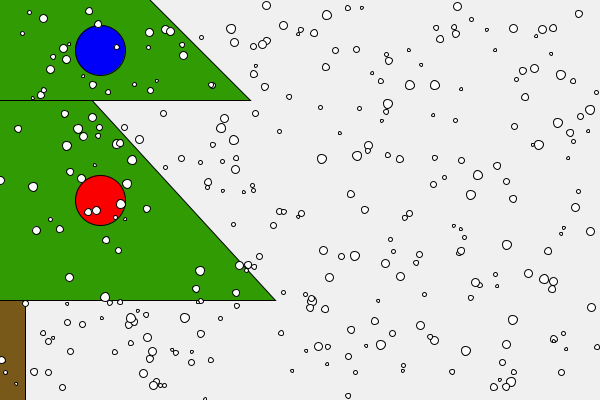
Frame 1 (no input)
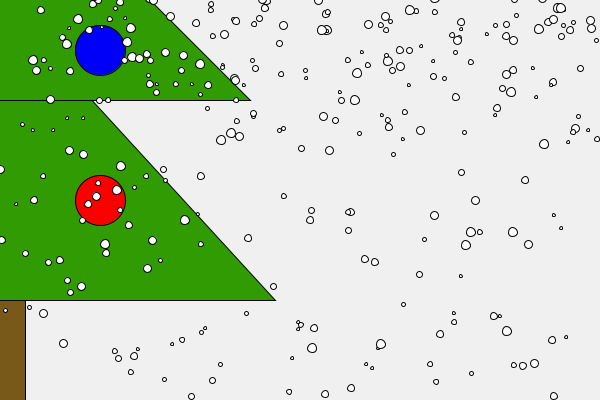
Frame 60 (the mouse pressed at the canvas centre just before this capture)
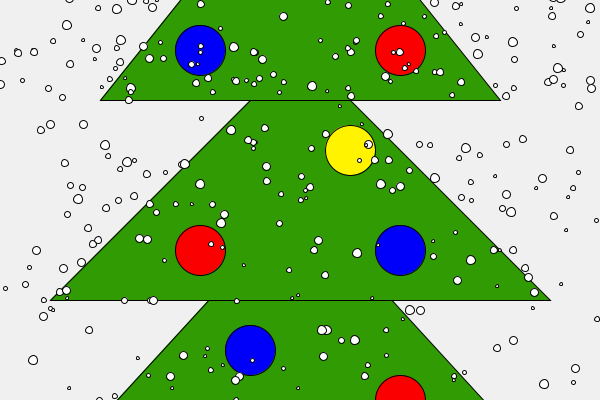
Frame 120 (the mouse held since frame 60 and released just before this capture)

The Processing sketch that drew these frames (run headless with seeded random() and noise(); from frame 60 on, the mouse is pressed at the canvas centre):

// Processing sketch: Shore_Project_02
// ── Shore_Project_02.pde
// Cape Shore
// Actor Class: Project 02
// Main Class

// Instances of Actor
Present bill = new Present(300, 200);
RainDrop rain [] = new RainDrop [300];
Star star = new Star (150, 300);
Tree tree = new Tree (200, 200);



// setup functions
void setup() {
  size(600, 400);
  background(240, 240, 240);
   // Initialize the SnowFlake objects
    for (int i = 0; i < rain.length; i++) {
      rain[i] = new RainDrop();
    }
  // Set bill's values
  bill.setColor(0, 0, 255); //blue
  bill.setPenColor(255, 0, 0); // red
  bill.wid = 50;
  bill.hei = 50;
  bill.setDX(5);
  bill.setDY(5);
  bill.size = 30;
  
  star.setColor(250, 242, 3);
  star.setPenColor(0, 0, 0);
  star.wid = 50;
  star.hei = 50;
  star.setDX(5);
  star.setDY(5);
  
  tree.size = 5;
  

  
 
  
;
} // end setup

// draw function
void draw() {
  background(240, 240, 240);
  bill.drawPresent();
  bill.move();
  bill.bounceEdge();
  
  star.drawStar();
  star.move();
  star.bounceEdge();
  
  tree.goTo(mouseX, mouseY);
  tree.drawTree();
 
  // Snow Loop
      for (int i = 0; i < rain.length; i++) {
      rain[i].act();
    } //end for
  
} // end draw

// ── Actor.pde
// Actor Class
// Cape Shore

class Actor {
  // feilds
  float x;
  float y;
  int fillRed = 0; // colors for fill
  int fillGreen = 0;
  int fillBlue = 0;
  int penRed = 0; //color for pen
  int penGreen = 0;
  int penBlue = 0;
  int size = 50;
  int wid = 50;
  int hei = 50;
  float dx = 0;
  float dy = 0;
  
  
  
  
  // Constructor 1
  public Actor(float xPos, float yPos) {
    x = xPos;
    y = yPos;
  }
  
  // Constructor: Blank
  public Actor() {
  }
  
  // Set fill and pen clor
  void setColor(int r, int g, int b) {
    fillRed = r;
    fillGreen = g;
    fillBlue = b;
  }
  
  void setPenColor(int r, int g, int b) {
    penRed = r;
    penGreen= g;
    penBlue = b;
  }
  
  // Move and goTo functions
  void move() {
    x = x + dx;
    y = y + dy;
  }
  
  void goTo(float xPos, float yPos) {
    x = xPos;
    y = yPos;
  }
  
  // bounceEdge
  void bounceEdge() {
    if (x > width || x < 0) {
      dx = dx * -1;
     
    }
    if (y > height || y < 0) {
      dy = dy * -1;
      
    }
  }
  
  // setDX ad setDY
  void setDX(int xVel) {
    dx = xVel;
  }
  
  void setDY(int yVel) {
    dy = yVel;
  }
  
 
   
   public void turn(float t) {
     dy += t;
   } // end turn
   
   public void drawEllipse() {
     fill(fillRed, fillGreen, fillBlue);
     stroke(penRed, penGreen, penBlue);
     ellipse(x, y, wid, hei);
   }
   
   
  
} // end actor

// ── Present.pde
// Present Class will extend Actor
// Cape Shore

class Present extends Actor {
  
  public Present() {
    super(); 
  }
  
  public Present(float x, float y) {
    super(x, y);
  }
   public void drawPresent() {
     // present 2
  fill(70, 170, 5);
  rect(x+7*s, y+4*s, 5*s, 5*s); 
  fill(250, 10, 30);
  rect(x+7*s, y+6*s, 5*s, 1*s);
  fill(250, 10, 30);
  rect(x+9*s, y+4*s, 1*s, 5*s);
   }
  int s = size;
}


// ── Snow.pde
// Snow Class

class RainDrop extends Actor {
  
  public RainDrop() {
    super();
    x = random(0, width);
    y = random(0, height);
    size = (int)random(3, 10);
    fillBlue = 255;
    fillGreen = 255;
    fillRed = 255;
    dy = (int)random(5, 10);
  }
  
  // Draw the snow flake
  public void drawDrop() {
    fill(fillRed, fillGreen, fillBlue);
    ellipse(x, y, size, size);
  }
  
  // Actions for each snow flake
  public void act() {
    drawDrop();
    move();
    if (y > height) {
      y = -20;
      dy = (int)random(1, 10);
    }
  }
  
} // end class SnowFlake

// ── Star.pde
// Star class

class Star extends Actor {
  
  public Star() {
    super(); 
  }
  
  public Star(float x, float y) {
    super(x, y);
  }
   public void drawStar() {
      fill(250, 242, 3);
  triangle(x, y-10*s, x-1.5*s, y-7*s, x+1.5*s, y-7*s);
  fill(250, 242, 3);
  triangle(x, y-7*s, x-2*s, y-9*s, x+2*s, y-9*s);
   }
   int s = size;
}

// ── Tree.pde
// Tree Class

class Tree extends Actor {
 
  public Tree() {
    super(); 
  }
  
  public Tree(float x, float y) {
    super(x, y);
  }

 public void drawTree() {
   // lower
   fill(48, 155, 3);
  triangle(x-5.5*s, y+6*s, x+5.5*s, y+6*s, x, y);
  // mid
  fill(48, 155, 3); // green color
  triangle(x-5*s, y+2*s, x, y-3*s, x+5*s, y+2*s);
   // top
  fill(48, 155, 3);
  triangle(x-4*s, y-2*s, x+4*s, y-2*s, x, y-7*s);
  // truck
  fill(121, 89, 26);
  rect(x-1*s, y+6*s, 1.5*s, 2.5*s);
  // ornaments
  fill(250, 0, 0);
  ellipse(x-2*s, y+1*s, 1*s, 1*s);
  ellipse(x+2*s, y-3*s, 1*s, 1*s);
  ellipse(x+2*s, y+4*s, 1*s, 1*s);
  fill(0, 0, 250);
  ellipse(x+2*s, y+1*s, 1*s, 1*s);
  ellipse(x-1*s, y+3*s, 1*s, 1*s);
  ellipse(x-2*s, y-3*s, 1*s, 1*s);
  fill(255, 243, 0);
  ellipse(x-3*s, y+5*s, 1*s, 1*s);
  ellipse(x+.5*s, y-5*s, 1*s, 1*s);
  ellipse(x+1*s, y-1*s, 1*s, 1*s);
 }
 int s = size;
}
